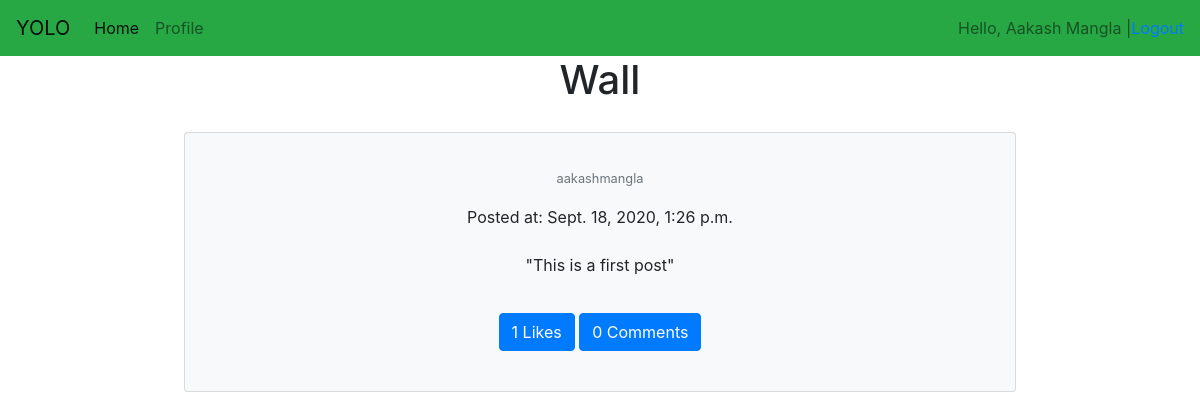
The page / (signed in) on the database as committed earlier.
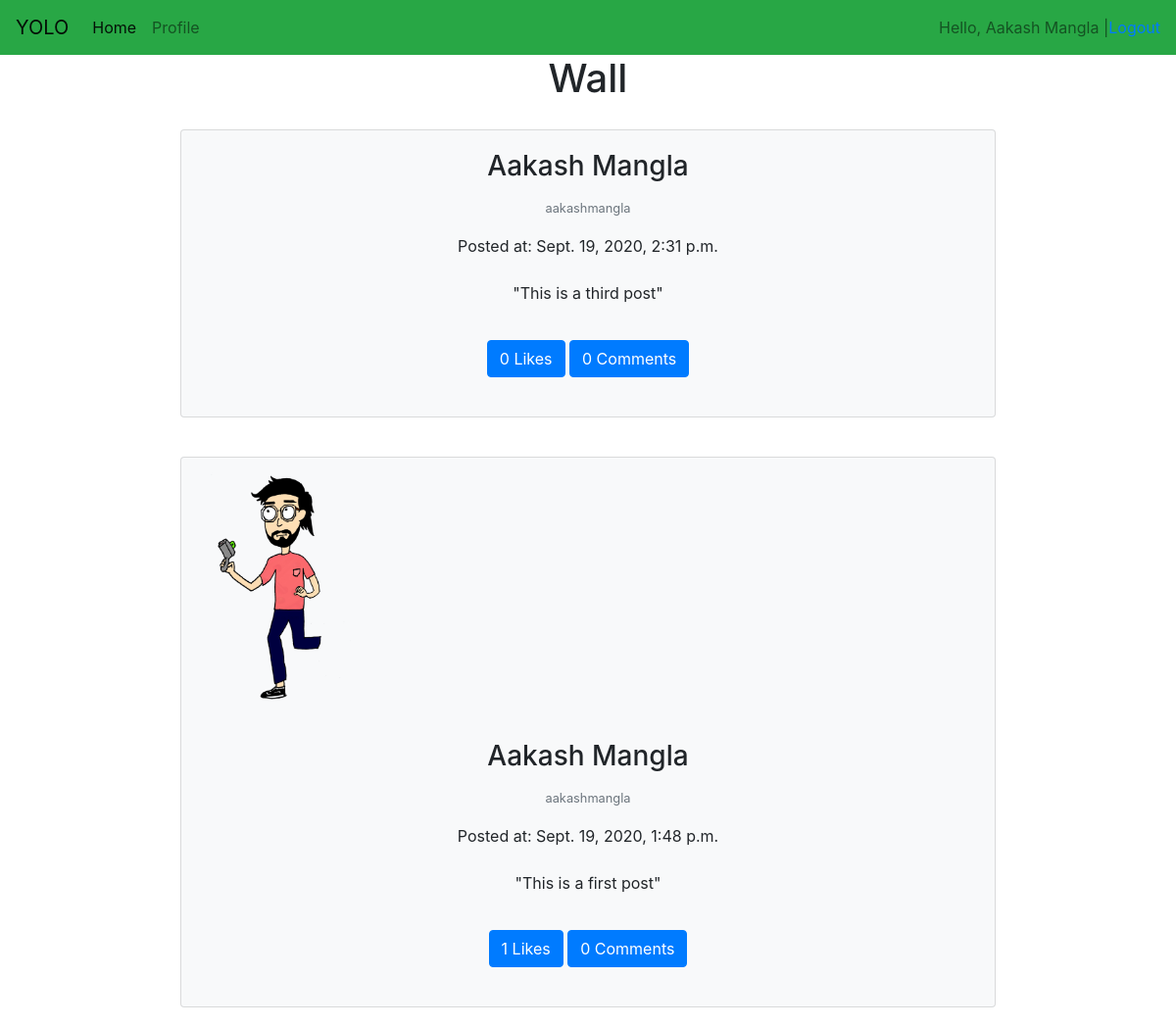
The same page on the database as committed later.
### social/models.py (models this page shows, shortened)
class Post(models.Model):
    user = models.ForeignKey(User, on_delete = models.CASCADE)
    created_at = models.DateTimeField(auto_now = True)
    content = models.TextField()
    image = models.ImageField(blank = True)

### social/views.py (the view)
# urls.py: path('', views.Wall.as_view()),
class Wall(LoginRequiredMixin, ListView):
    context_object_name = 'posts'
    template_name =  'social/wall.html'
    login_url = 'auth/login'
    def get_queryset(self):
        friendIds = [friend.person2.id for friend in models.Friends.objects.filter(person1 = self.request.user)]
        friendIds += [friend.person1.id for friend in models.Friends.objects.filter(person2 = self.request.user)]
        return models.Post.objects.filter(user__in = friendIds).order_by('-created_at')

### templates/social/wall.html
{% extends 'base.html' %}
{% block content %}
<div class="container text-center" style="display: flex; flex-direction: column; align-items: center;">
    <h1>Wall</h1>
    {% for post in posts %}
        {% include 'social/components/post.html' %}
    {% endfor %}
</div>
{% endblock %}

### templates/social/components/post.html (shortened to what this page needs)
<div class="card text-black bg-light w-75" style="margin: 20px;">
    {% if post.image %}
        <img src="/media/{{ post.image }}" class="card-img-top" style="width: 25%;" alt="...">
    {% endif %}
    <div class="card-body">
      <h3 class="card-title">{{ post.user.first_name }} {{ post.user.last_name }}</h3>
      <p class="card-text"><small class="text-muted">{{post.user}}</small></p>
      <span>Posted at: {{ post.created_at }}</span>
      <br><br>
      <p class="card-text">"{{ post.content }}"</p>
      <div class="card-body">
        <button onclick="likePost({{post.id}})" class="btn btn-primary">{{post.likes.count}} Likes</button>
        <button type="button" class="btn btn-primary" data-toggle="modal" data-target="#postModal{{post.id}}">
            {{post.comments.count}} Comments  </button>
      </div>
    </div>
  </div>

Rows that differ between the two databases and show on the page:
added Post: user.first_name "Aakash", user.last_name "Mangla", user "aakashmangla", created_at "Sept. 19, 2020, 2:31 p.m.", content "This is a third post", likes.count "0", comments.count "0"
changed Post "This is a first post": image: picture added; user.first_name (not shown) → "Aakash"; user.last_name (not shown) → "Mangla"; created_at "Sept. 18, 2020, 1:26 p.m." → "Sept. 19, 2020, 1:48 p.m."
